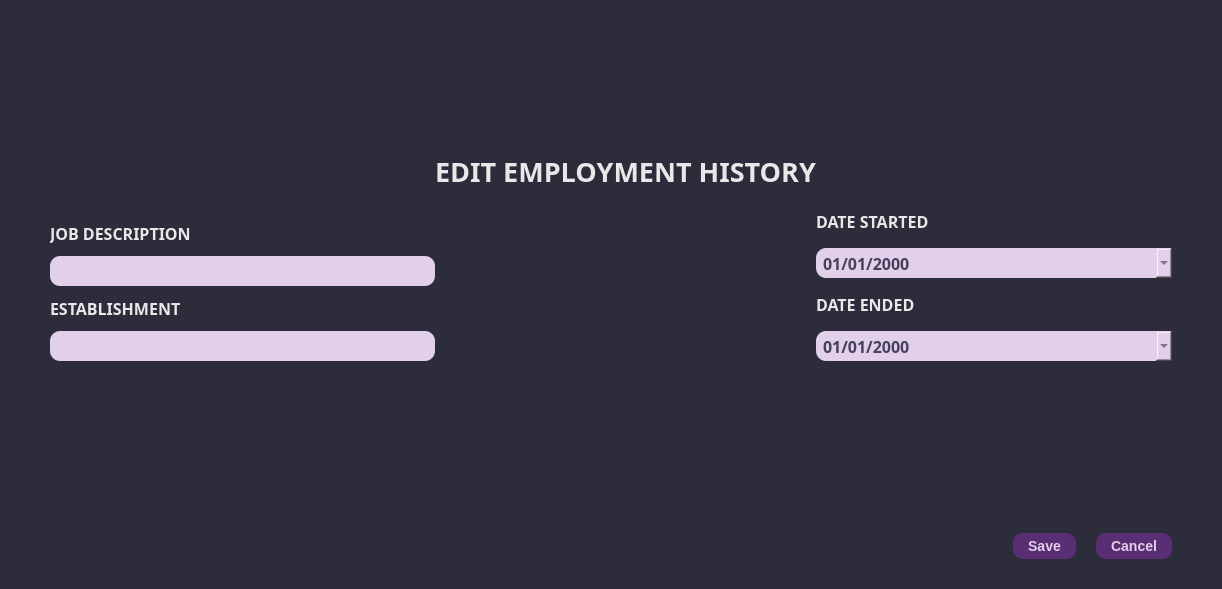
<?xml version="1.0" encoding="UTF-8"?>
<ui version="4.0">
 <class>Dialog</class>
 <widget class="QDialog" name="Dialog">
  <property name="windowModality">
   <enum>Qt::ApplicationModal</enum>
  </property>
  <property name="geometry">
   <rect>
    <x>0</x>
    <y>0</y>
    <width>1222</width>
    <height>589</height>
   </rect>
  </property>
  <property name="minimumSize">
   <size>
    <width>0</width>
    <height>0</height>
   </size>
  </property>
  <property name="maximumSize">
   <size>
    <width>16777215</width>
    <height>16777215</height>
   </size>
  </property>
  <property name="windowTitle">
   <string>Edit Employment History</string>
  </property>
  <property name="styleSheet">
   <string notr="true"/>
  </property>
  <layout class="QGridLayout" name="gridLayout_5">
   <property name="leftMargin">
    <number>0</number>
   </property>
   <property name="topMargin">
    <number>0</number>
   </property>
   <property name="rightMargin">
    <number>0</number>
   </property>
   <property name="bottomMargin">
    <number>0</number>
   </property>
   <item row="0" column="0">
    <widget class="QWidget" name="widget" native="true">
     <property name="sizePolicy">
      <sizepolicy hsizetype="Preferred" vsizetype="Preferred">
       <horstretch>0</horstretch>
       <verstretch>0</verstretch>
      </sizepolicy>
     </property>
     <property name="styleSheet">
      <string notr="true">QWidget{
	background-color: #2C2C3B;
}

QLabel{
	color: #E9E8E8;
}

QLineEdit, QComboBox, QDateEdit{
	background-color: #E2CFEA;
	border: none;
	height: 30px;
	border-radius: 10px;
	color: #45405C;
	padding-left: 5px;
	padding-right: 5px;
}

QMenu{
	background-color: white;
}

   QMenu::item:selected {
                background-color: #555;
                color: white;
            }

QComboBox QAbstractItemView {
	background-color: #E2CFEA;
	color: #45405C;
}

QPushButton {
                background-color: #5A2E74;  /* Background color of the buttons */
                color: #E2CFEA;              /* Text color of the buttons */
                border: none;               /* Remove button border */
                border-radius: 10px;         /* Border radius of the buttons */
                padding: 5px 15px;          /* Padding inside the buttons */
                font-size: 14px;            /* Font size of the button text */
				font-weight: bold;
}

QPushButton:hover {
                background-color: #745288;  /* Background color on hover */
}
QPushButton:pressed {
                background-color: #6B4483;  /* Background color on press */
}</string>
     </property>
     <layout class="QGridLayout" name="gridLayout_2">
      <property name="leftMargin">
       <number>50</number>
      </property>
      <property name="topMargin">
       <number>20</number>
      </property>
      <property name="rightMargin">
       <number>50</number>
      </property>
      <property name="bottomMargin">
       <number>30</number>
      </property>
      <property name="verticalSpacing">
       <number>20</number>
      </property>
      <item row="3" column="0">
       <layout class="QHBoxLayout" name="horizontalLayout_2">
        <property name="spacing">
         <number>20</number>
        </property>
        <item>
         <spacer name="horizontalSpacer_11">
          <property name="orientation">
           <enum>Qt::Horizontal</enum>
          </property>
          <property name="sizeHint" stdset="0">
           <size>
            <width>848</width>
            <height>20</height>
           </size>
          </property>
         </spacer>
        </item>
        <item>
         <widget class="QPushButton" name="save_emp_hist_button">
          <property name="text">
           <string>Save</string>
          </property>
          <property name="icon">
           <iconset>
            <normaloff>../static/icons/save_button_light.svg</normaloff>../static/icons/save_button_light.svg</iconset>
          </property>
         </widget>
        </item>
        <item>
         <widget class="QPushButton" name="cancel_add_emp_hist_button">
          <property name="text">
           <string>Cancel</string>
          </property>
          <property name="icon">
           <iconset>
            <normaloff>../static/icons/cancel_button_light.svg</normaloff>../static/icons/cancel_button_light.svg</iconset>
          </property>
          <property name="checkable">
           <bool>true</bool>
          </property>
          <property name="checked">
           <bool>false</bool>
          </property>
         </widget>
        </item>
        <item>
         <layout class="QHBoxLayout" name="horizontalLayout">
          <property name="spacing">
           <number>0</number>
          </property>
         </layout>
        </item>
       </layout>
      </item>
      <item row="2" column="0">
       <spacer name="verticalSpacer">
        <property name="orientation">
         <enum>Qt::Vertical</enum>
        </property>
        <property name="sizeHint" stdset="0">
         <size>
          <width>20</width>
          <height>40</height>
         </size>
        </property>
       </spacer>
      </item>
      <item row="1" column="0">
       <layout class="QGridLayout" name="gridLayout">
        <property name="verticalSpacing">
         <number>20</number>
        </property>
        <item row="0" column="3" colspan="2">
         <spacer name="horizontalSpacer_9">
          <property name="orientation">
           <enum>Qt::Horizontal</enum>
          </property>
          <property name="sizeHint" stdset="0">
           <size>
            <width>430</width>
            <height>17</height>
           </size>
          </property>
         </spacer>
        </item>
        <item row="1" column="4">
         <layout class="QVBoxLayout" name="verticalLayout_16">
          <property name="spacing">
           <number>15</number>
          </property>
          <item>
           <widget class="QLabel" name="label_8">
            <property name="font">
             <font>
              <family>JetBrains Mono</family>
              <pointsize>12</pointsize>
              <bold>true</bold>
             </font>
            </property>
            <property name="text">
             <string>DATE STARTED</string>
            </property>
           </widget>
          </item>
          <item>
           <widget class="QDateEdit" name="emp_hist_date_started">
            <property name="font">
             <font>
              <family>JetBrains Mono</family>
              <pointsize>12</pointsize>
              <bold>true</bold>
             </font>
            </property>
            <property name="styleSheet">
             <string notr="true"> QDateEdit QAbstractItemView {
                selection-background-color: #6a9fb5;
                selection-color: white;
                background-color: #f0f0f0;
            }
            QCalendarWidget QWidget#qt_calendar_navigationbar {
                background-color: #45405C; /* Navigation bar background */
            }
            QCalendarWidget QToolButton {
                color: white;
                background-color: #45405C;
            }
            QCalendarWidget QMenu {
                color: white;
                background-color: #45405C;
            }

    	    QCalendarWidget QMenu::item:selected {
                background-color: #333;  /* Background color when an item is selected */
            }
         
            QCalendarWidget QSpinBox {

                color: white;
                background-color: #45405C;
                selection-background-color: #333;
                selection-color: white;
            }
            QCalendarWidget QSpinBox::up-button {
                subcontrol-origin: border;
                subcontrol-position: top right;

            }
            QCalendarWidget QSpinBox::down-button {
                subcontrol-origin: border;
                subcontrol-position: bottom right;

            }
            QCalendarWidget QAbstractItemView:enabled {

                color: black;
                background-color: #E2CFEA;
                selection-background-color: #45405C;
                selection-color: white;
            }</string>
            </property>
            <property name="displayFormat">
             <string>MM/dd/yyyy</string>
            </property>
            <property name="calendarPopup">
             <bool>true</bool>
            </property>
           </widget>
          </item>
          <item>
           <widget class="QLabel" name="label_7">
            <property name="font">
             <font>
              <family>JetBrains Mono</family>
              <pointsize>12</pointsize>
              <bold>true</bold>
             </font>
            </property>
            <property name="text">
             <string>DATE ENDED</string>
            </property>
           </widget>
          </item>
          <item>
           <widget class="QDateEdit" name="emp_hist_date_ended">
            <property name="font">
             <font>
              <family>JetBrains Mono</family>
              <pointsize>12</pointsize>
              <bold>true</bold>
             </font>
            </property>
            <property name="styleSheet">
             <string notr="true"> QDateEdit QAbstractItemView {
                selection-background-color: #6a9fb5;
                selection-color: white;
                background-color: #f0f0f0;
            }
            QCalendarWidget QWidget#qt_calendar_navigationbar {
                background-color: #45405C; /* Navigation bar background */
            }
            QCalendarWidget QToolButton {
                color: white;
                background-color: #45405C;
            }
            QCalendarWidget QMenu {
                color: white;
                background-color: #45405C;
            }

    	    QCalendarWidget QMenu::item:selected {
                background-color: #333;  /* Background color when an item is selected */
            }
         
            QCalendarWidget QSpinBox {

                color: white;
                background-color: #45405C;
                selection-background-color: #333;
                selection-color: white;
            }
            QCalendarWidget QSpinBox::up-button {
                subcontrol-origin: border;
                subcontrol-position: top right;

            }
            QCalendarWidget QSpinBox::down-button {
                subcontrol-origin: border;
                subcontrol-position: bottom right;

            }
            QCalendarWidget QAbstractItemView:enabled {

                color: black;
                background-color: #E2CFEA;
                selection-background-color: #45405C;
                selection-color: white;
            }</string>
            </property>
            <property name="displayFormat">
             <string>MM/dd/yyyy</string>
            </property>
            <property name="calendarPopup">
             <bool>true</bool>
            </property>
           </widget>
          </item>
          <item>
           <spacer name="horizontalSpacer_3">
            <property name="orientation">
             <enum>Qt::Horizontal</enum>
            </property>
            <property name="sizeHint" stdset="0">
             <size>
              <width>40</width>
              <height>20</height>
             </size>
            </property>
           </spacer>
          </item>
         </layout>
        </item>
        <item row="0" column="2">
         <widget class="QLabel" name="window_label">
          <property name="font">
           <font>
            <family>JetBrains Mono</family>
            <pointsize>20</pointsize>
            <bold>true</bold>
           </font>
          </property>
          <property name="styleSheet">
           <string notr="true"/>
          </property>
          <property name="text">
           <string>EDIT EMPLOYMENT HISTORY</string>
          </property>
         </widget>
        </item>
        <item row="0" column="0" colspan="2">
         <spacer name="horizontalSpacer_8">
          <property name="orientation">
           <enum>Qt::Horizontal</enum>
          </property>
          <property name="sizeHint" stdset="0">
           <size>
            <width>459</width>
            <height>17</height>
           </size>
          </property>
         </spacer>
        </item>
        <item row="1" column="1" colspan="3">
         <spacer name="horizontalSpacer">
          <property name="orientation">
           <enum>Qt::Horizontal</enum>
          </property>
          <property name="sizeHint" stdset="0">
           <size>
            <width>338</width>
            <height>20</height>
           </size>
          </property>
         </spacer>
        </item>
        <item row="1" column="0">
         <layout class="QVBoxLayout" name="verticalLayout_15">
          <item>
           <widget class="QLabel" name="label_2">
            <property name="font">
             <font>
              <family>JetBrains Mono</family>
              <pointsize>12</pointsize>
              <bold>true</bold>
             </font>
            </property>
            <property name="text">
             <string>JOB DESCRIPTION</string>
            </property>
           </widget>
          </item>
          <item>
           <widget class="QLineEdit" name="emp_hist_job_desc">
            <property name="font">
             <font>
              <family>JetBrains Mono</family>
              <pointsize>12</pointsize>
              <bold>true</bold>
             </font>
            </property>
            <property name="focusPolicy">
             <enum>Qt::StrongFocus</enum>
            </property>
            <property name="styleSheet">
             <string notr="true"/>
            </property>
           </widget>
          </item>
          <item>
           <widget class="QLabel" name="label_3">
            <property name="font">
             <font>
              <family>JetBrains Mono</family>
              <pointsize>12</pointsize>
              <bold>true</bold>
             </font>
            </property>
            <property name="text">
             <string>ESTABLISHMENT</string>
            </property>
           </widget>
          </item>
          <item>
           <widget class="QLineEdit" name="emp_hist_establishment">
            <property name="font">
             <font>
              <family>JetBrains Mono</family>
              <pointsize>12</pointsize>
              <bold>true</bold>
             </font>
            </property>
           </widget>
          </item>
          <item>
           <spacer name="horizontalSpacer_2">
            <property name="orientation">
             <enum>Qt::Horizontal</enum>
            </property>
            <property name="sizeHint" stdset="0">
             <size>
              <width>40</width>
              <height>20</height>
             </size>
            </property>
           </spacer>
          </item>
         </layout>
        </item>
       </layout>
      </item>
      <item row="0" column="0">
       <spacer name="verticalSpacer_2">
        <property name="orientation">
         <enum>Qt::Vertical</enum>
        </property>
        <property name="sizeHint" stdset="0">
         <size>
          <width>20</width>
          <height>40</height>
         </size>
        </property>
       </spacer>
      </item>
     </layout>
    </widget>
   </item>
  </layout>
 </widget>
 <resources/>
 <connections/>
</ui>
